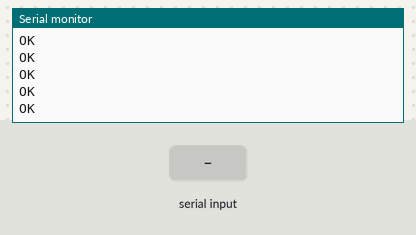
Bench run of a sketch on a simulated Arduino Uno, built with avr-gcc and run on an emulated ATmega328P. Parts: the last lines printed to the serial monitor. The test bench sets the inputs (shaded band). The modem accepts every AT command (registered, SIM ready, sends succeed) and sends nothing else.

Above: at 18.6 s.
18.7 s: "*778#\n" received over the second serial link
At 20.6 s:
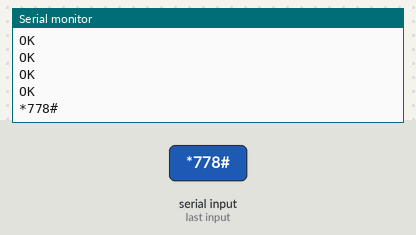
21.1 s: "1" received over the second serial link
At 22.5 s:
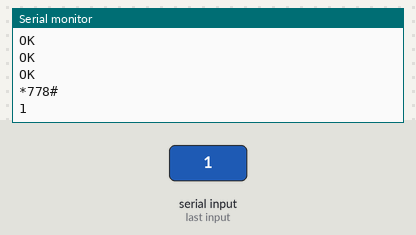

Measured:
- after the input at 18.7 s, the serial monitor: prints a new line after 1.0 s (image 1)
- after the input at 21.1 s, the serial monitor: prints a new line after 1.0 s (image 2)

The sketch:

bt_connector.ino
```cpp
#include <SoftwareSerial.h>
SoftwareSerial BSerial(9, 10); //for hc-05 pin RX=11 | TX=10

/*
 *  sim900a
 *  AT+SAPBR=3,1,"Contype","GPRS"
 *  AT+SAPBR=3,1,"APN","internet" //"blweb" //for banglalink
 *  AT+SAPBR =1,1
 *  AT+HTTPINIT
 *  AT+HTTPPARA="CID",1
 *
 *
 *
 *  AT+HTTPPARA="URL","http://waste.dgted.com/process.php?binid=1104&longitude=23&lattitude=87&value=200&temperature=50"
 *  AT+HTTPPARA="URL","http://waste.dgted.com/processgpsdata.php?binid=1231&longitude=67&lattitude=56&value=33&temperature=23"
 *  AT+HTTPPARA="URL","http://waste.dgted.com/process.php?binid=1104&longitude=33&lattitude=89&value=78&temperature=200"
 *  AT+HTTPACTION=0
 *  AT+HTTPREAD
 *
 *
 *  AT
 *  AT+CUSD=1
 *  AT+CUSD=1,"*778#"
 *
 *  AT+HTTPPARA="URL","http://we2app.com/test.html"
 *  AT+HTTPPARA="URL","https://ebots.github.io/httptest/"
 *
 *
 *  Serial.print("AT+CSCA=\"+919032055002\"\r");
 */
void setup() {

    Serial.begin(9600);
  //  BSerial.begin(38400);
    BSerial.begin(9600);

    delay(5000);


BSerial.print("AT+SAPBR=3,1,\"Contype\",\"GPRS\"\r\n");
delay(200);
BSerial.print("AT+SAPBR=3,1,\"APN\",\"blweb\"\r\n");
delay(100);

BSerial.print("AT\r\n");
delay(500);
BSerial.print("AT\r\n");
delay(500);

BSerial.print("AT\r\n");
delay(500);
BSerial.print("AT\r\n");
delay(500);
BSerial.print("AT\r\n");
delay(500);
BSerial.print("AT\r\n");
delay(500);
BSerial.print("AT\r\n");
delay(500);
BSerial.print("AT\r\n");
delay(500);

BSerial.print("AT\r\n");
delay(500);
BSerial.print("AT\r\n");
delay(500);
BSerial.print("AT\r\n");
delay(500);
BSerial.print("AT\r\n");
delay(500);
BSerial.print("AT\r\n");
delay(500);
BSerial.print("AT\r\n");
delay(500);

BSerial.print("AT\r\n");
delay(500);
BSerial.print("AT\r\n");
delay(500);
BSerial.print("AT\r\n");
delay(500);
BSerial.print("AT\r\n");
delay(500);
BSerial.print("AT\r\n");
delay(500);
BSerial.print("AT\r\n");
delay(500);

BSerial.print("AT\r\n");
delay(500);
BSerial.print("AT\r\n");
delay(500);
BSerial.print("AT\r\n");
delay(500);
BSerial.print("AT\r\n");
delay(500);


}

void loop() {
  if (BSerial.available())

Serial.print(BSerial.readString());

if (Serial.available())

BSerial.print(Serial.readString());


}
```
